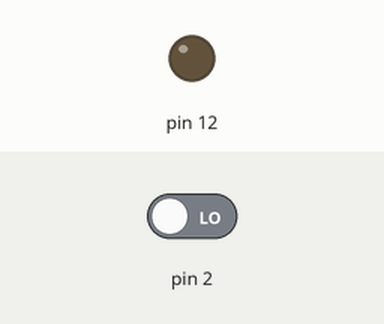
Recording of a sketch running on a simulated Arduino Uno, built with avr-gcc and run on an emulated ATmega328P. Parts: output pins drawn as LEDs (lit = HIGH). Inputs (shaded band) come from the test bench; at power-on: pin 2 LOW.

Above: at 1.2 s.
1.3 s: pin 2 driven HIGH
At 2.1 s:
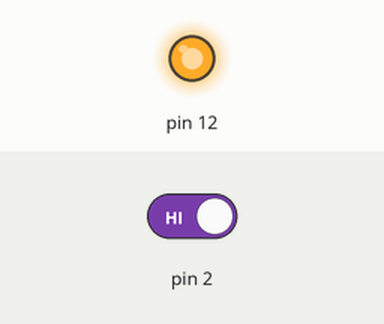
Timing chart, 0 to 4.3 s (numbered marks = the images above; inputs shaded):
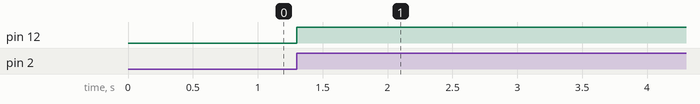

The sketch:

part4.ino
```cpp
#include <avr/io.h>
#include <avr/interrupt.h>
static volatile int onOff=0;

/* Our setup routine */
void setup() {
  // Set the INT0 interrupt to respond on the RISING edge.
  // We need to set bits 0 and 1 in EICRA to 1
  EICRA |= 0b00000011;
  // The green LED is on Pin 12, which is on PB4. Set it to OUTPUT
  DDRB |= 0b00010000;
  // Activate INT0
  EIMSK |= 0b00000001;
  // Ensure that interrupts are turned on.
  sei();
}

/* Here we declare the Interrupt Service Routine (ISR) for INT0_vect */
ISR(INT0_vect) {
  onOff=1-onOff;
}

/* Our loop routine */
void loop() {
  // Switch off the LED if onOff is 0, otherwise switch it on.
  if(onOff==0) PORTB &=0b11101111;
  else PORTB |= 0b00010000;
}
```

Measured:
- after the input at 1.3 s, pin 12: LOW → HIGH at once
